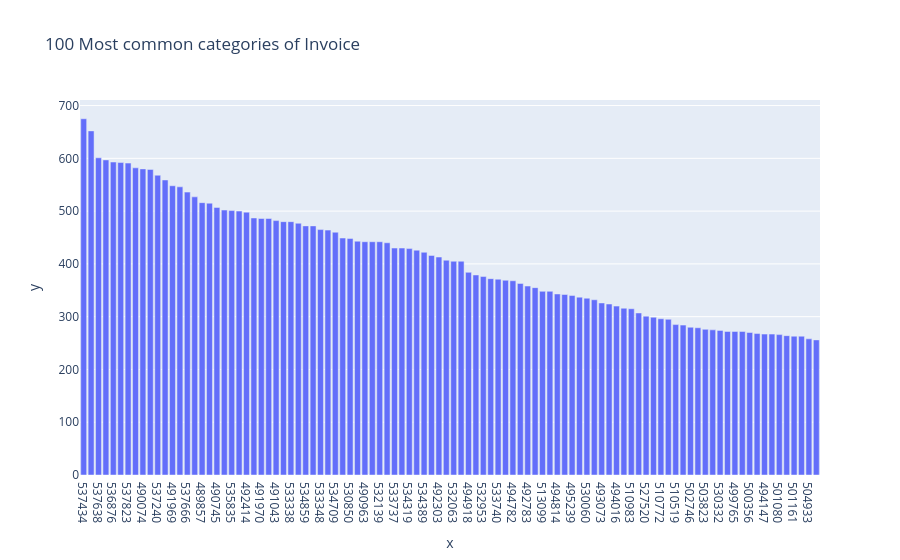
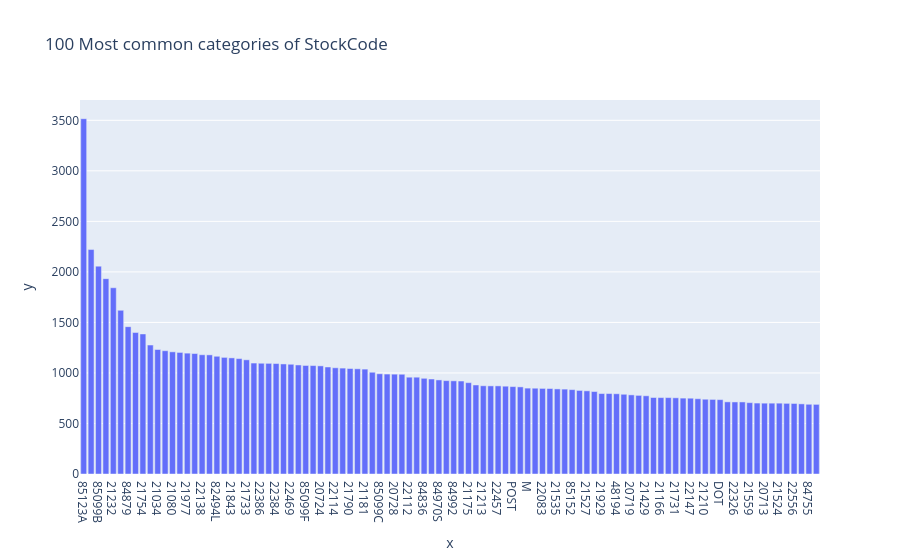
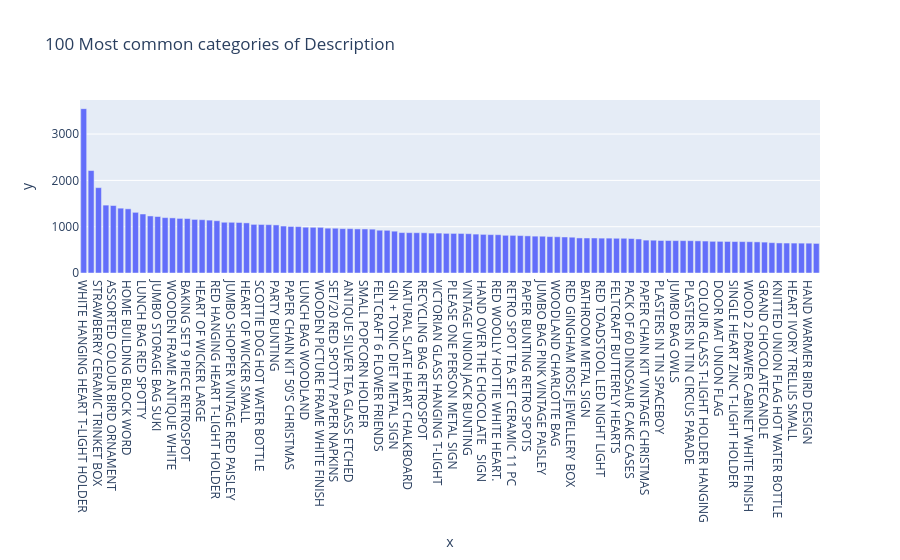
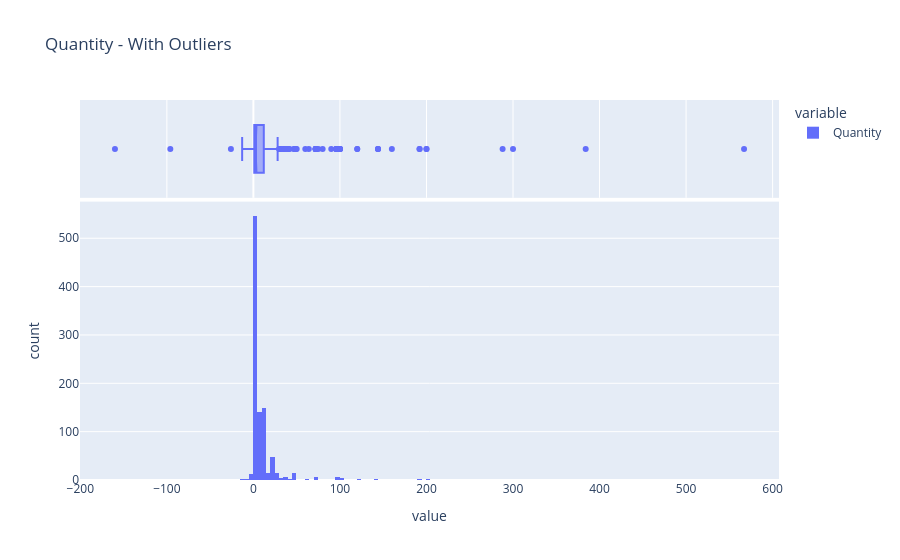

Source (notebook cell) for these figures, in order:
### Code cell
for col in df_retail.columns:
    profile_serie(df_retail[col])

### Figure 1 — Plotly figure (JSON) as saved in the notebook; plotly's stock layout.template omitted (floating-point values rounded to 4 significant figures)
{"data": [{"hovertemplate": "x=%{x}<br>y=%{y}<extra></extra>", "legendgroup": "", "marker": {"color": "#636efa", "pattern": {"shape": ""}}, "name": "", "orientation": "v", "showlegend": false, "textposition": "auto", "type": "bar", "x": ["537434", "538071", "537638", "537237", "536876", "536592", "537823", "536031", "490074", "491966", "537240", "490149", "491969", "490741", "537666", "536544", "489857", "513574", "490745", "489597", "535835", "491155", "492414", "532642", "491970", "492782", "491043", "492425", "533338", "491041", "534859", "535322", "533348", "503185", "534709", "491971", "530850", "535407", "490963", "531843", "532139", "534289", "533737", "534459", "534319", "489856", "534389", "498133", "492303", "532826", "532063", "532419", "494918", "531036", "532953", "533065", "533740", "531489", "494782", "495070", "492783", "531387", "513099", "529727", "494814", "492226", "495239", "494378", "530060", "494386", "493073", "530140", "494016", "493079", "510983", "500462", "527520", "504916", "510772", "530422", "510519", "494495", "502746", "493260", "503823", "500918", "530332", "494381", "499765", "503426", "500356", "494685", "494147", "510637", "501080", "494379", "501161", "525753", "504933", "521202"], "xaxis": "x", "y": [675, 652, 601, 597, 593, 592, 591, 582, 580, 579, 568, 559, 548, 546, 536, 527, 516, 515, 507, 502, 501, 500, 498, 487, 486, 486, 482, 480, 480, 477, 472, 472, 465, 464, 460, 449, 448, 443, 442, 442, 442, 440, 430, 430, 429, 426, 422, 416, 413, 407, 405, 405, 384, 379, 376, 372, 371, 369, 368, 363, 358, 355, 348, 348, 343, 342, 340, 337, 335, 332, 326, 324, 320, 316, 315, 307, 301, 299, 296, 295, 285, 284, 280, 279, 276, 275, 274, 272, 272, 272, 270, 268, 267, 267, 266, 264, 263, 263, 258, 256], "yaxis": "y"}], "layout": {"barmode": "relative", "legend": {"tracegroupgap": 0}, "title": {"text": "100 Most common categories of Invoice"}, "xaxis": {"anchor": "y", "domain": [0, 1], "title": {"text": "x"}}, "yaxis": {"anchor": "x", "domain": [0, 1], "title": {"text": "y"}}}}

### Figure 2 — Plotly figure (JSON) as saved in the notebook; plotly's stock layout.template omitted (floating-point values rounded to 4 significant figures)
{"data": [{"hovertemplate": "x=%{x}<br>y=%{y}<extra></extra>", "legendgroup": "", "marker": {"color": "#636efa", "pattern": {"shape": ""}}, "name": "", "orientation": "v", "showlegend": false, "textposition": "auto", "type": "bar", "x": ["85123A", "22423", "85099B", "21212", "21232", "20725", "84879", "84991", "21754", "20914", "21034", "21931", "21080", "22139", "21977", "22383", "22138", "20727", "82494L", "22470", "21843", "21755", "21733", "21231", "22386", "22411", "22384", "48138", "22469", "20685", "85099F", "22197", "20724", "22382", "22114", "22111", "21790", "47566", "21181", "22086", "85099C", "20726", "20728", "82482", "22112", "84946", "84836", "22090", "84970S", "22149", "84992", "22355", "21175", "22356", "21213", "22077", "22457", "22379", "POST", "22178", "M", "21621", "22083", "21485", "21535", "20972", "85152", "84029E", "21527", "22189", "21929", "22585", "48194", "21928", "20719", "21791", "21429", "82486", "21166", "82580", "21731", "84978", "22147", "21975", "21210", "47591D", "DOT", "22910", "22326", "48187", "21559", "22551", "20713", "20723", "21524", "22865", "22556", "82600", "84755", "84997B"], "xaxis": "x", "y": [3516, 2221, 2057, 1933, 1843, 1620, 1458, 1400, 1386, 1276, 1232, 1220, 1209, 1203, 1196, 1192, 1180, 1179, 1165, 1154, 1149, 1142, 1130, 1098, 1096, 1095, 1093, 1089, 1086, 1079, 1074, 1073, 1070, 1059, 1051, 1048, 1044, 1041, 1038, 1007, 992, 989, 988, 987, 958, 958, 947, 940, 931, 924, 922, 920, 904, 881, 873, 872, 872, 869, 865, 862, 850, 849, 847, 846, 842, 840, 835, 827, 823, 816, 796, 796, 794, 789, 783, 778, 774, 757, 756, 756, 754, 751, 750, 745, 740, 738, 736, 714, 713, 713, 706, 702, 701, 701, 701, 699, 698, 694, 690, 689], "yaxis": "y"}], "layout": {"barmode": "relative", "legend": {"tracegroupgap": 0}, "title": {"text": "100 Most common categories of StockCode"}, "xaxis": {"anchor": "y", "domain": [0, 1], "title": {"text": "x"}}, "yaxis": {"anchor": "x", "domain": [0, 1], "title": {"text": "y"}}}}

### Figure 3 — Plotly figure (JSON) as saved in the notebook; plotly's stock layout.template omitted (floating-point values rounded to 4 significant figures)
{"data": [{"hovertemplate": "x=%{x}<br>y=%{y}<extra></extra>", "legendgroup": "", "marker": {"color": "#636efa", "pattern": {"shape": ""}}, "name": "", "orientation": "v", "showlegend": false, "textposition": "auto", "type": "bar", "x": ["WHITE HANGING HEART T-LIGHT HOLDER", "REGENCY CAKESTAND 3 TIER", "STRAWBERRY CERAMIC TRINKET BOX", "PACK OF 72 RETRO SPOT CAKE CASES", "ASSORTED COLOUR BIRD ORNAMENT", "60 TEATIME FAIRY CAKE CASES", "HOME BUILDING BLOCK WORD", "JUMBO BAG RED RETROSPOT", "LUNCH BAG RED SPOTTY", "REX CASH+CARRY JUMBO SHOPPER", "JUMBO STORAGE BAG SUKI", "PACK OF 60 PINK PAISLEY CAKE CASES", "WOODEN FRAME ANTIQUE WHITE ", "LUNCH BAG  BLACK SKULL.", "BAKING SET 9 PIECE RETROSPOT ", "LUNCH BAG SUKI  DESIGN ", "HEART OF WICKER LARGE", "LOVE BUILDING BLOCK WORD", "RED HANGING HEART T-LIGHT HOLDER", "SWEETHEART CERAMIC TRINKET BOX", "JUMBO SHOPPER VINTAGE RED PAISLEY", "JUMBO BAG STRAWBERRY", "HEART OF WICKER SMALL", "HOT WATER BOTTLE TEA AND SYMPATHY", "SCOTTIE DOG HOT WATER BOTTLE", "VINTAGE SNAP CARDS", "PARTY BUNTING", "LUNCH BAG SPACEBOY DESIGN ", "PAPER CHAIN KIT 50'S CHRISTMAS ", "JUMBO  BAG BAROQUE BLACK WHITE", "LUNCH BAG WOODLAND", "LUNCH BAG CARS BLUE", "WOODEN PICTURE FRAME WHITE FINISH", "HANGING HEART ZINC T-LIGHT HOLDER", "SET/20 RED SPOTTY PAPER NAPKINS ", "CHOCOLATE HOT WATER BOTTLE", "ANTIQUE SILVER TEA GLASS ETCHED", "SET/5 RED SPOTTY LID GLASS BOWLS", "SMALL POPCORN HOLDER", "ZINC METAL HEART DECORATION", "FELTCRAFT 6 FLOWER FRIENDS", "72 SWEETHEART FAIRY CAKE CASES", "GIN + TONIC DIET METAL SIGN", "PACK OF 72 SKULL CAKE CASES", "NATURAL SLATE HEART CHALKBOARD ", "6 RIBBONS RUSTIC CHARM", "RECYCLING BAG RETROSPOT ", "POSTAGE", "VICTORIAN GLASS HANGING T-LIGHT", "LUNCH BAG PINK RETROSPOT", "PLEASE ONE PERSON METAL SIGN", "Manual", "VINTAGE UNION JACK BUNTING", "PINK CREAM FELT CRAFT TRINKET BOX ", "HAND OVER THE CHOCOLATE   SIGN ", "JUMBO BAG PINK WITH WHITE SPOTS", "RED WOOLLY HOTTIE WHITE HEART.", "CREAM HEART CARD HOLDER", "RETRO SPOT TEA SET CERAMIC 11 PC ", "RED SPOTTY CHARLOTTE BAG", "PAPER BUNTING RETRO SPOTS", "PACK OF 6 BIRDY GIFT TAGS", "JUMBO BAG PINK VINTAGE PAISLEY", "JUMBO BAG SCANDINAVIAN PAISLEY", "WOODLAND CHARLOTTE BAG", "VINTAGE HEADS AND TAILS CARD GAME ", "RED GINGHAM ROSE JEWELLERY BOX", "WOOD S/3 CABINET ANT WHITE FINISH", "BATHROOM METAL SIGN", "RED RETROSPOT CAKE STAND", "RED TOADSTOOL LED NIGHT LIGHT", "COOK WITH WINE METAL SIGN ", "FELTCRAFT BUTTERFLY HEARTS", "HANGING HEART JAR T-LIGHT HOLDER", "PACK OF 60 DINOSAUR CAKE CASES", "DOTCOM POSTAGE", "PAPER CHAIN KIT VINTAGE CHRISTMAS", "ROUND SNACK BOXES SET OF4 WOODLAND ", "PLASTERS IN TIN SPACEBOY", "STRAWBERRY CHARLOTTE BAG", "JUMBO BAG OWLS", "HAND WARMER OWL DESIGN", "PLASTERS IN TIN CIRCUS PARADE ", "NO SINGING METAL SIGN", "COLOUR GLASS T-LIGHT HOLDER HANGING", "PACK 20 ENGLISH ROSE PAPER NAPKINS", "DOOR MAT UNION FLAG", "PINK BLUE FELT CRAFT TRINKET BOX", "SINGLE HEART ZINC T-LIGHT HOLDER", "LADIES & GENTLEMEN METAL SIGN", "WOOD 2 DRAWER CABINET WHITE FINISH", "HAND WARMER SCOTTY DOG DESIGN", "GRAND CHOCOLATECANDLE", "JUMBO STORAGE BAG SKULLS", "KNITTED UNION FLAG HOT WATER BOTTLE", "EDWARDIAN PARASOL NATURAL", "HEART IVORY TRELLIS SMALL", "LOVEBIRD HANGING DECORATION WHITE ", "HAND WARMER BIRD DESIGN", "FAWN BLUE HOT WATER BOTTLE"], "xaxis": "x", "y": [3549, 2212, 1843, 1466, 1457, 1400, 1386, 1310, 1274, 1232, 1220, 1196, 1190, 1179, 1176, 1157, 1151, 1142, 1129, 1096, 1095, 1091, 1082, 1050, 1048, 1044, 1038, 1014, 1005, 1002, 989, 987, 986, 968, 967, 958, 958, 952, 951, 947, 924, 922, 903, 873, 871, 870, 869, 862, 862, 856, 855, 854, 849, 840, 834, 829, 827, 814, 813, 808, 802, 796, 794, 786, 783, 778, 773, 757, 756, 756, 753, 753, 750, 750, 745, 735, 710, 708, 702, 701, 699, 699, 698, 694, 690, 684, 683, 681, 679, 678, 676, 672, 667, 655, 649, 647, 646, 645, 644, 639], "yaxis": "y"}], "layout": {"barmode": "relative", "legend": {"tracegroupgap": 0}, "title": {"text": "100 Most common categories of Description"}, "xaxis": {"anchor": "y", "domain": [0, 1], "title": {"text": "x"}}, "yaxis": {"anchor": "x", "domain": [0, 1], "title": {"text": "y"}}}}

### Figure 4 — Plotly figure (JSON) as saved in the notebook; plotly's stock layout.template omitted (floating-point values rounded to 4 significant figures; data arrays with more than 128 entries replaced by an {"elided": "..."} marker saying what was removed)
{"data": [{"bingroup": "x", "hovertemplate": "variable=Quantity<br>value=%{x}<br>count=%{y}<extra></extra>", "legendgroup": "Quantity", "marker": {"color": "#636efa", "pattern": {"shape": ""}}, "name": "Quantity", "orientation": "v", "showlegend": true, "type": "histogram", "x": {"elided": "1000 int values"}, "xaxis": "x", "yaxis": "y"}, {"hovertemplate": "variable=Quantity<br>value=%{x}<extra></extra>", "legendgroup": "Quantity", "marker": {"color": "#636efa"}, "name": "Quantity", "notched": true, "showlegend": false, "type": "box", "x": {"elided": "1000 int values"}, "xaxis": "x2", "yaxis": "y2"}], "layout": {"barmode": "relative", "legend": {"title": {"text": "variable"}, "tracegroupgap": 0}, "title": {"text": "Quantity - With Outliers"}, "xaxis": {"anchor": "y", "domain": [0, 1], "title": {"text": "value"}}, "xaxis2": {"anchor": "y2", "domain": [0, 1], "matches": "x", "showgrid": true, "showticklabels": false}, "yaxis": {"anchor": "x", "domain": [0, 0.7326], "title": {"text": "count"}}, "yaxis2": {"anchor": "x2", "domain": [0.7426, 1], "matches": "y2", "showgrid": false, "showline": false, "showticklabels": false, "ticks": ""}}}
